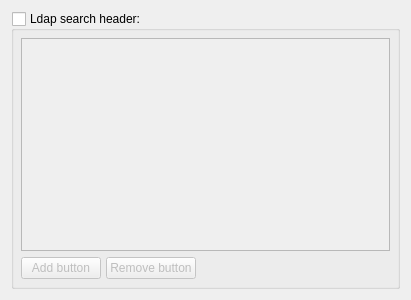
<?xml version="1.0" encoding="UTF-8"?>
<ui version="4.0">
 <class>LdapSearchListWidget</class>
 <widget class="QWidget" name="LdapSearchListWidget">
  <property name="geometry">
   <rect>
    <x>0</x>
    <y>0</y>
    <width>411</width>
    <height>300</height>
   </rect>
  </property>
  <property name="windowTitle">
   <string>Form</string>
  </property>
  <layout class="QGridLayout" name="gridLayout_2">
   <item row="0" column="0">
    <widget class="QGroupBox" name="groupBox">
     <property name="title">
      <string>Ldap search header:</string>
     </property>
     <property name="flat">
      <bool>false</bool>
     </property>
     <property name="checkable">
      <bool>true</bool>
     </property>
     <property name="checked">
      <bool>false</bool>
     </property>
     <layout class="QGridLayout" name="gridLayout">
      <property name="leftMargin">
       <number>7</number>
      </property>
      <property name="topMargin">
       <number>7</number>
      </property>
      <property name="rightMargin">
       <number>7</number>
      </property>
      <property name="bottomMargin">
       <number>7</number>
      </property>
      <property name="horizontalSpacing">
       <number>5</number>
      </property>
      <item row="0" column="0" colspan="3">
       <widget class="QListWidget" name="listWidget"/>
      </item>
      <item row="1" column="0">
       <widget class="QPushButton" name="addButton">
        <property name="text">
         <string>Add button</string>
        </property>
       </widget>
      </item>
      <item row="1" column="1">
       <widget class="QPushButton" name="removeButton">
        <property name="text">
         <string>Remove button</string>
        </property>
       </widget>
      </item>
      <item row="1" column="2">
       <spacer name="horizontalSpacer">
        <property name="orientation">
         <enum>Qt::Horizontal</enum>
        </property>
        <property name="sizeHint" stdset="0">
         <size>
          <width>190</width>
          <height>20</height>
         </size>
        </property>
       </spacer>
      </item>
     </layout>
    </widget>
   </item>
  </layout>
 </widget>
 <resources/>
 <connections/>
</ui>
